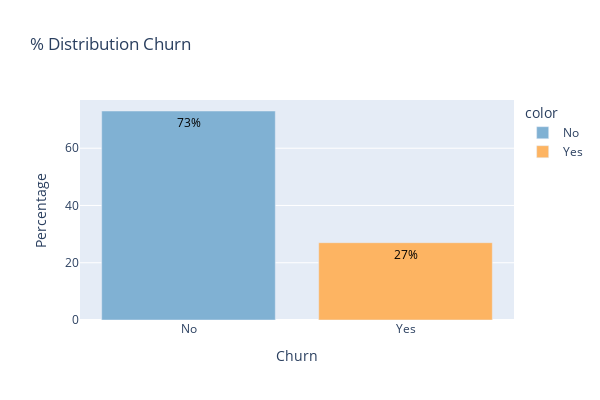

The notebook cell saved with this chart:
### Code cell
fig = px.bar(x=[df["Churn"].value_counts(normalize=True).index[0],df["Churn"].value_counts(normalize=True).index[1]], y = [round(df["Churn"].value_counts(normalize=True)[0]* 100),round(df["Churn"].value_counts(normalize=True)[1]* 100)], text_auto=True, color = [df["Churn"].value_counts(normalize=True).index[0],df["Churn"].value_counts(normalize=True).index[1]], color_discrete_sequence=[px.colors.qualitative.Set3[4],px.colors.qualitative.Set3[5]], height=400, width = 600, title=' % Distribution Churn')
fig.update_traces(textfont_size=12, textposition="inside",textfont_color='black', texttemplate = '%{y:.0f}%')
fig.update_layout(yaxis_title = 'Percentage',xaxis_title = 'Churn')
fig.show()

### Figure 1 — Plotly figure (JSON) as saved in the notebook; plotly's stock layout.template omitted (floating-point values rounded to 4 significant figures)
{"data": [{"alignmentgroup": "True", "hovertemplate": "color=No<br>x=%{x}<br>y=%{y}<extra></extra>", "legendgroup": "No", "marker": {"color": "rgb(128,177,211)", "pattern": {"shape": ""}}, "name": "No", "offsetgroup": "No", "orientation": "v", "showlegend": true, "textfont": {"color": "black", "size": 12}, "textposition": "inside", "texttemplate": "%{y:.0f}%", "type": "bar", "x": ["No"], "xaxis": "x", "y": [73], "yaxis": "y"}, {"alignmentgroup": "True", "hovertemplate": "color=Yes<br>x=%{x}<br>y=%{y}<extra></extra>", "legendgroup": "Yes", "marker": {"color": "rgb(253,180,98)", "pattern": {"shape": ""}}, "name": "Yes", "offsetgroup": "Yes", "orientation": "v", "showlegend": true, "textfont": {"color": "black", "size": 12}, "textposition": "inside", "texttemplate": "%{y:.0f}%", "type": "bar", "x": ["Yes"], "xaxis": "x", "y": [27], "yaxis": "y"}], "layout": {"barmode": "relative", "height": 400, "legend": {"title": {"text": "color"}, "tracegroupgap": 0}, "title": {"text": " % Distribution Churn"}, "width": 600, "xaxis": {"anchor": "y", "domain": [0, 1], "title": {"text": "Churn"}}, "yaxis": {"anchor": "x", "domain": [0, 1], "title": {"text": "Percentage"}}}}
